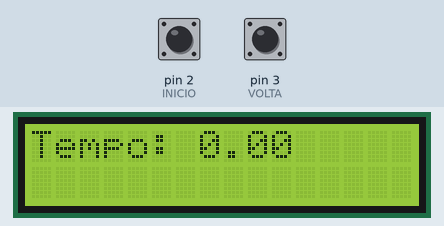
The sketch below on a simulated Arduino Uno, built with avr-gcc and run on an emulated ATmega328P. Parts: 16×2 character LCD. The test bench sets the inputs (shaded band); at power-on: pin 3 (VOLTA) HIGH, pin 2 (INICIO) HIGH.

Above: at 1.2 s.
1.3 s: pin 3 (VOLTA) pulled LOW for 0.15 s
At 2.0 s:
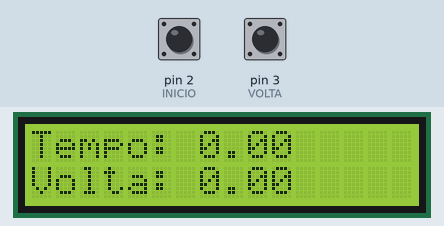
2.9 s: pin 2 (INICIO) pulled LOW for 0.15 s
At 3.07 s:
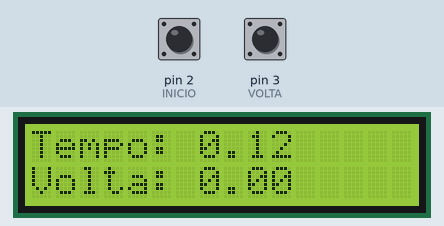
4.5 s: pin 3 (VOLTA) pulled LOW for 1 s
At 4.56 s:
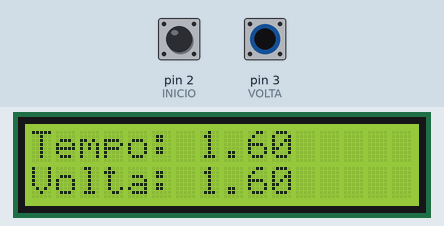

The sketch:

Projeto_108_Cronometro_com_Voltas.ino
```cpp
// Projeto 108 - Cronômetro com Voltas
// Arduino Uno | Arduino Neon Lab

#include <Wire.h>
#include <LiquidCrystal_I2C.h>
LiquidCrystal_I2C lcd(0x27,16,2);
const byte INICIO=2,VOLTA=3;bool ativo=false,a=HIGH,v=HIGH;
unsigned long inicio=0,acumulado=0;
void setup(){pinMode(INICIO,INPUT_PULLUP);pinMode(VOLTA,INPUT_PULLUP);
 lcd.init();lcd.backlight();}
void loop(){
 bool x=digitalRead(INICIO),y=digitalRead(VOLTA);
 if(a==HIGH&&x==LOW){
  if(ativo)acumulado+=millis()-inicio;else inicio=millis();
  ativo=!ativo;
 }
 unsigned long t=acumulado+(ativo?millis()-inicio:0);
 if(v==HIGH&&y==LOW){lcd.setCursor(0,1);lcd.print("Volta: ");lcd.print(t/1000.0,2);}
 lcd.setCursor(0,0);lcd.print("Tempo: ");lcd.print(t/1000.0,2);lcd.print(" ");
 a=x;v=y;delay(45);
}
```

Measured:
- after the input at 1.3 s, the display: changes after 0.05 s (image 1)
- after the input at 2.9 s, the display: first changes after 0.11 s (image 2 shows a later state)
